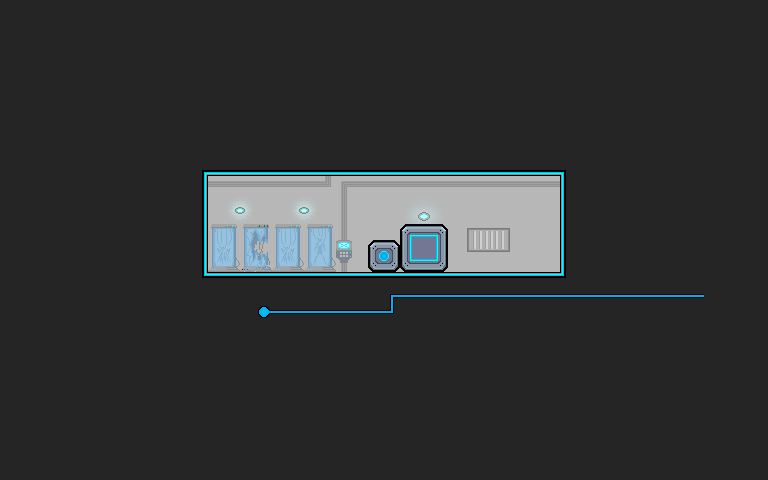

Below is a game level as drawn by its tile map, then a one-line description and the .tmx that defines it (tile-layer data replaced by summaries):
An orthogonal 48x30 tile map with 16x16 px tiles, 1 tile layer (Tile Layer 1), 2 tilesets and 5 objects (script_STheAwakening).

<map version="1.0" orientation="orthogonal" renderorder="right-down" width="48" height="30" tilewidth="16" tileheight="16">
 <tileset firstgid="1" source="main.tsx" />
 <tileset firstgid="501" source="objects.tsx" />
 <layer name="Tile Layer 1" width="48" height="30">
  <data>[1440 cells, 1440 non-empty, 67 distinct tile ids]</data>
 </layer>
 <objectgroup name="Object Layer 1">
  <object gid="501" x="231.591" y="285.5" />
  <object gid="504" x="504.125" y="280" />
  <object gid="505" x="391.5" y="250" />
  <object gid="506" x="455.875" y="291.75" />
  <object name="script_STheAwakening" x="423" y="156" width="20.5" height="79" />
 </objectgroup>
</map>
